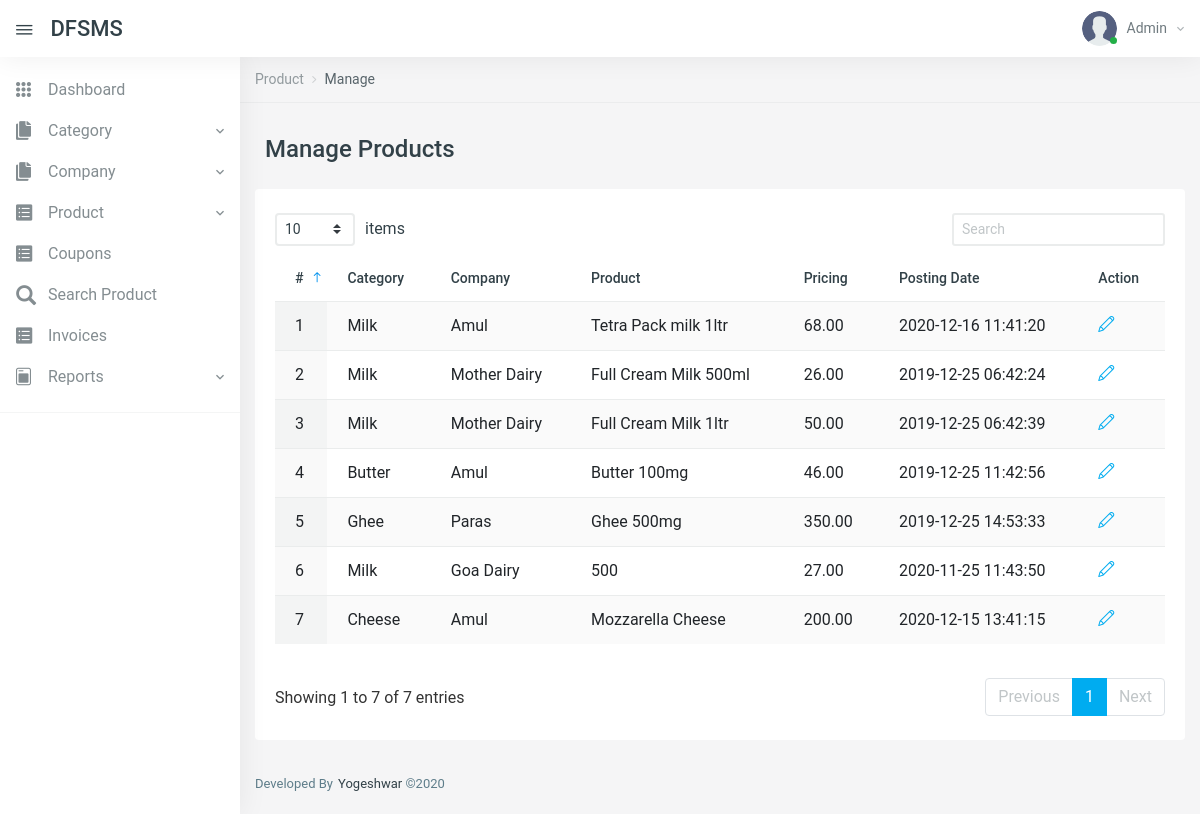
Screenshot of /manage-products.php (signed in) with the database file from the repository.
### tables this page shows
CREATE TABLE `tblproducts` (
  `id` int(11) NOT NULL,
  `CategoryName` varchar(150) DEFAULT NULL,
  `CompanyName` varchar(150) DEFAULT NULL,
  `ProductName` varchar(150) DEFAULT NULL,
  `ProductPrice` decimal(10,2) DEFAULT NULL,
  `PostingDate` timestamp NOT NULL DEFAULT current_timestamp(),
  `UpdationDate` timestamp NULL DEFAULT NULL ON UPDATE current_timestamp()
);

### manage-products.php (the view, shortened to what this page needs)
<?php
include('includes/config.php');
if (strlen($_SESSION['aid']==0)) {
  header('location:logout.php');
  } else{
?>
<!DOCTYPE html>
<html lang="en">
<head>
    <link href="vendors/datatables.net-dt/css/jquery.dataTables.min.css" rel="stylesheet" type="text/css" />
    <link href="vendors/datatables.net-responsive-dt/css/responsive.dataTables.min.css" rel="stylesheet" type="text/css" />
    <link href="vendors/jquery-toggles/css/toggles.css" rel="stylesheet" type="text/css">
    <link href="vendors/jquery-toggles/css/themes/toggles-light.css" rel="stylesheet" type="text/css">
    <link href="dist/css/style.css" rel="stylesheet" type="text/css">
</head>
<body>
	<div class="hk-wrapper hk-vertical-nav">
<?php include_once('includes/navbar.php');
include_once('includes/sidebar.php');
?>
        <div class="hk-pg-wrapper">
            <nav class="hk-breadcrumb" aria-label="breadcrumb">
                <ol class="breadcrumb breadcrumb-light bg-transparent">
<li class="breadcrumb-item"><a href="#">Product</a></li>
<li class="breadcrumb-item active" aria-current="page">Manage</li>
                </ol>
            </nav>
            <div class="container">
<div class="hk-pg-header">
 <h4 class="hk-pg-title"><span class="pg-title-icon"><span class="feather-icon"><i data-feather="database"></i></span></span>Manage Products</h4>
                </div>
                <div class="row">
                    <div class="col-xl-12">
                        <section class="hk-sec-wrapper">
                            <div class="row">
                                <div class="col-sm">
                                    <div class="table-wrap">
                                        <table id="datable_1" class="table table-hover w-100 display pb-30">
                                            <thead>
                                                <tr>
                                                    <th>#</th>
                                                    <th>Category</th>
                                                    <th>Company</th>
                                                    <th>Product</th>
                                                    <th>Pricing</th>
                                                    <th>Posting Date</th>
                                                    <th>Action</th>
                                                </tr>
                                            </thead>
                                            <tbody>
<?php
$rno=mt_rand(10000,99999);
$query=mysqli_query($con,"select * from tblproducts");
$cnt=1;
while($row=mysqli_fetch_array($query))
{
?>
<tr>
<td><?php echo $cnt;?></td>
<td><?php echo $row['CategoryName'];?></td>
<td><?php echo $row['CompanyName'];?></td>
<td><?php echo $row['ProductName'];?></td>
<td><?php echo $row['ProductPrice'];?></td>
<td><?php echo $row['PostingDate'];?></td>
<td>
<a href="edit-product.php?pid=<?php echo base64_encode($row['id'].$rno);?>" class="mr-25" data-toggle="tooltip" data-original-title="Edit"> <i class="icon-pencil"></i></a>
</td>
</tr>
<?php
$cnt++;
} ?>
                                            </tbody>
                                        </table>
                                    </div>
                                </div>
                            </div>
                        </section>
                    </div>
                </div>
            </div>
<?php include_once('includes/footer.php');?>
        </div>
    </div>
</body>
</html>
<?php } ?>

### includes/navbar.php (shortened to what this page needs)
     <nav class="navbar navbar-expand-xl navbar-light fixed-top hk-navbar">
            <a id="navbar_toggle_btn" class="navbar-toggle-btn nav-link-hover" href="javascript:void(0);"><i class="ion ion-ios-menu"></i></a>
            <a class="navbar-brand" href="dashboard.php">DFSMS
            </a>
            <ul class="navbar-nav hk-navbar-content">
                <li class="nav-item dropdown dropdown-authentication">
                    <a class="nav-link dropdown-toggle no-caret" href="#" role="button" data-toggle="dropdown" aria-haspopup="true" aria-expanded="false">
                        <div class="media">
                            <div class="media-img-wrap">
                                <div class="avatar">
                                    <img src="dist/img/user.png" alt="user" class="avatar-img rounded-circle">
                                </div>
                                <span class="badge badge-success badge-indicator"></span>
                            </div>
<?php
$adminid=$_SESSION['aid'];
$query=mysqli_query($con,"select AdminName from tbladmin where id='$adminid'");
$row=mysqli_fetch_array($query);
?>
                            <div class="media-body">
                                <span><?php echo $row['AdminName'];?><i class="zmdi zmdi-chevron-down"></i></span>
                            </div>
                        </div>
                    </a>
                </li>
            </ul>
        </nav>

### rows the page displays
tblproducts: CategoryName "Milk", CompanyName "Amul", ProductName "Tetra Pack milk 1ltr", ProductPrice "68.00", PostingDate "2020-12-16 11:41:20"
tblproducts: CategoryName "Milk", CompanyName "Mother Dairy", ProductName "Full Cream Milk 500ml", ProductPrice "26.00", PostingDate "2019-12-25 06:42:24"
tblproducts: CategoryName "Milk", CompanyName "Mother Dairy", ProductName "Full Cream Milk 1ltr", ProductPrice "50.00", PostingDate "2019-12-25 06:42:39"
tblproducts: CategoryName "Butter", CompanyName "Amul", ProductName "Butter 100mg", ProductPrice "46.00", PostingDate "2019-12-25 11:42:56"
tblproducts: CategoryName "Ghee", CompanyName "Paras", ProductName "Ghee 500mg", ProductPrice "350.00", PostingDate "2019-12-25 14:53:33"
tblproducts: CategoryName "Milk", CompanyName "Goa Dairy", ProductName "500", ProductPrice "27.00", PostingDate "2020-11-25 11:43:50"
tblproducts: CategoryName "Cheese", CompanyName "Amul", ProductName "Mozzarella Cheese", ProductPrice "200.00", PostingDate "2020-12-15 13:41:15"

### other values shown
$row['AdminName'] "Admin"
